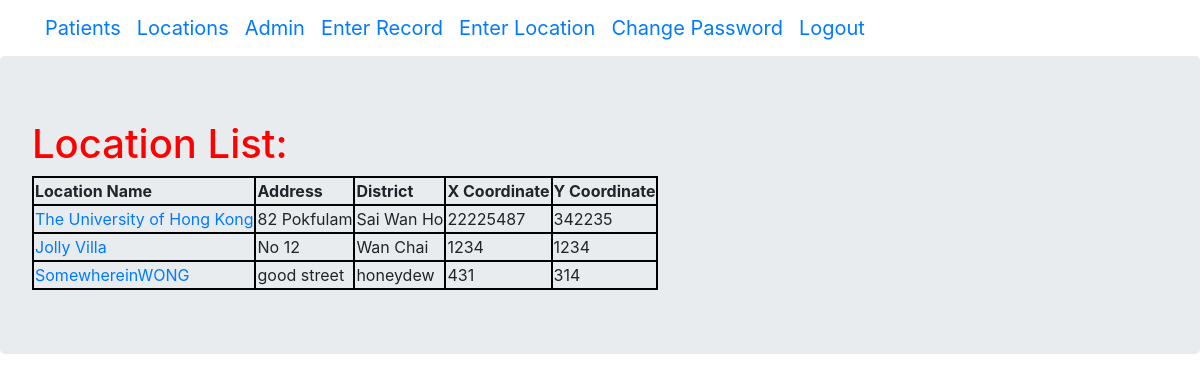
/covidapp/location_list/ (signed in), run on the app's committed database.
### covidapp/models.py (models this page shows, shortened)
class LocationTemplate(models.Model):
    location_name = models.CharField(max_length=50, null=True, blank=True)
    address = models.CharField(max_length=300, null=True, blank=True)
    district = models.CharField(max_length=300, null=True, blank=True)
    grid_x = models.IntegerField(null=True, blank=True)
    grid_y = models.IntegerField(null=True, blank=True)

### covidapp/views.py (the view)
# urls.py: path('location_list/', views.location_temps, name='location_list'),
def location_temps(request):
    locations = LocationTemplate.objects.all()
    my_dict = {'locations':locations}
    return render(request, 'covidapp/location_list.html',context=my_dict)

### covidapp/templatetags/has_group.py (called while the page is built)
@register.filter(name='has_group')
def has_group(user, group_name):
    return user.groups.filter(name=group_name).exists()

### templates/covidapp/location_list.html
{% extends "covidapp/base.html" %}
{% block content %}
{% load has_group %}
{% if request.user|has_group:"Epidemiologists" or request.user|has_group:"Staff" %}
<div class="jumbotron">
    {% if locations %}
    <h1>Location List:</h1>
    <table>
        <thead>
            <th>Location Name</th>
            <th>Address</th>
            <th>District</th>
            <th>X Coordinate</th>
            <th>Y Coordinate</th>
        </thead>
    {% for loc in locations %}
    <tr>
        <td><a href="{% url 'location_detail' pk=loc.pk %}">{{ loc.location_name }}</a></td>
        <td>{{ loc.address }}</td>
        <td>{{ loc.district }}</td>
        <td>{{ loc.grid_x }}</td>
        <td>{{ loc.grid_y }}</td>
    </tr>
    {% endfor %}
    </table>
    {% else %}
        <p>NO LOCATION RECORDS FOUND!</p>
    {% endif %}
</div>
{% else %}
<h3>Please Login First</h3>
{% endif %}
{% endblock %}

### static/css/mystyle.css (style rules this page uses)
h1 { color:red; }
table,th,td { border: 2px solid black; }

### data on the page
LocationTemplate: location_name "The University of Hong Kong", address "82 Pokfulam", district "Sai Wan Ho", grid_x "22225487", grid_y "342235"
LocationTemplate: location_name "Jolly Villa", address "No 12", district "Wan Chai", grid_x "1234", grid_y "1234"
LocationTemplate: location_name "SomewhereinWONG", address "good street", district "honeydew", grid_x "431", grid_y "314"
